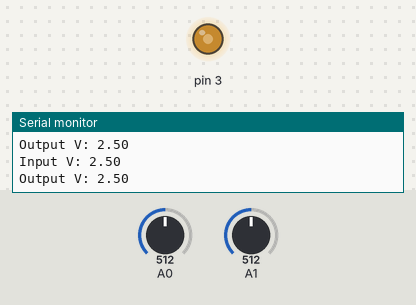
Bench run of a program on a simulated Arduino Uno, built with avr-gcc and run on an emulated ATmega328P. Parts: output pins drawn as LEDs (lit = HIGH), the last lines printed to the serial monitor. The test bench sets the inputs (shaded band); at power-on: A0 = 512, A1 = 512.

Above: at 1.2 s.
1.3 s: A0 set to 716
At 2.1 s:
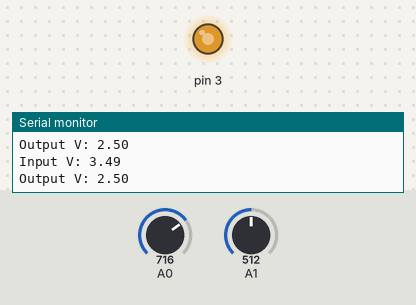
2.8 s: A0 set to 900
At 3.3 s:
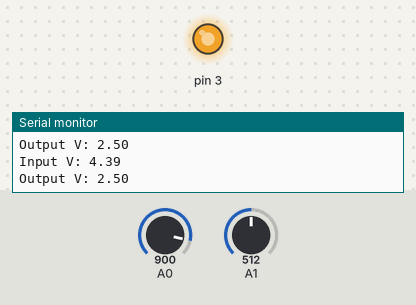
4.3 s: A0 set to 122
At 5.5 s:
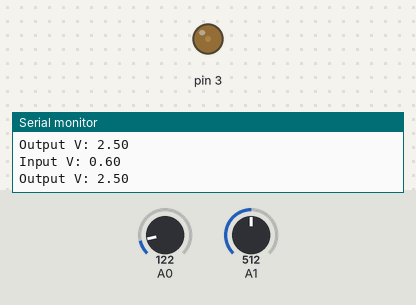
5.8 s: A0 set to 0
At 6.8 s:
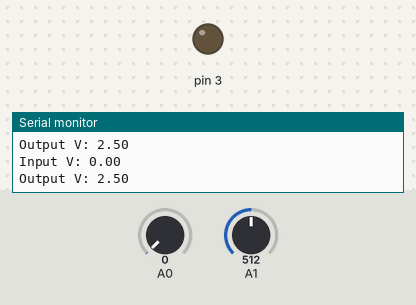
7.3 s: A0 set to 511
At 7.9 s:
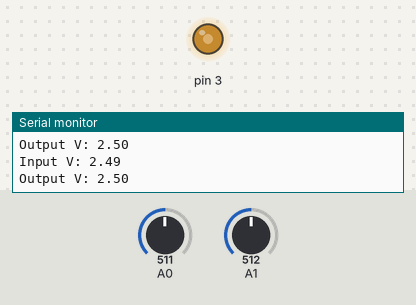
Timing chart, 0 to 9.8 s (numbered marks = the images above; inputs shaded):
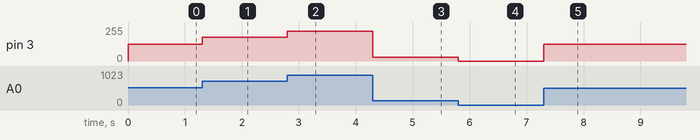

The program:

main.cpp
```cpp
#include "Arduino.h"
#include "BasicClassUtils/TimingControl/Timer.h"
Timer timer;

void setup(){
    Serial.begin(9600);
    pinMode(A0,INPUT);
    pinMode(A1,INPUT);
    pinMode(3,OUTPUT);
}

void loop(){
    if(timer.CheckTimer(500)){
    Serial.print("Input V: ");
    Serial.println(analogRead(A0)/205.0);

    Serial.print("Output V: ");
    Serial.println(analogRead(A1)/205.0);
    }
    analogWrite(3,map(analogRead(A0), 0, 1023, 0, 255));
}
```

Button.cpp
```cpp
#include"Button.h"
#include"Arduino.h"
Button::Button(byte pin, unsigned long debounceDelay){
    _pin = pin;
    _debounceDelay = debounceDelay;
}

void Button::setupButton(){
    pinMode(_pin,INPUT);
}

byte Button::read(){
    int state = digitalRead(_pin);

    if(state != _prevState){ _debounceTime = millis();}

    if(millis() - _debounceTime >= _debounceDelay){

        if(state != _buttonState){
            _buttonState = state;
            if(_buttonState == HIGH){return HIGH;}
        }
    }
    _prevState = state;
    return LOW;
}
```

Button.h
```cpp
#ifndef Button_h
#define Button_h
#include "Arduino.h"
class Button{
    public:
    Button(byte pin, unsigned long debounceTime);
    byte read();
    void setupButton();
    private:
    byte _pin;
    unsigned long _debounceDelay;
    unsigned long _debounceTime;
    int _buttonState;
    int _prevState;
};
#endif
```

Led.cpp
```cpp
#include "Led.h"
#include "Arduino.h"

Led::Led(byte pin) {
    _pin = pin;
}

void Led::setup(){
    pinMode(_pin,OUTPUT);
    off();
}

void Led::on(){
    digitalWrite(_pin,HIGH);
}

void Led::off(){
    digitalWrite(_pin,LOW);
}

void Led::toggle(){
    digitalWrite(_pin,!digitalRead(_pin));
}
```

Led.h
```cpp
#ifndef Led_h
#define Led_h
#include "Arduino.h"
class Led{
    public:
    Led(byte pin);
    void setup();
    void on();
    void off();
    void toggle();
    private:
    byte _pin;
};
#endif
```

RGBLed.cpp
```cpp
#include "RGBLed.h"
#include "Arduino.h"

RGBLed::RGBLed(byte R, byte G, byte B) {
    _R = R;
    _G = G;
    _B = B;
}

void RGBLed::setup(){
    pinMode(_R,OUTPUT);
    pinMode(_G,OUTPUT);
    pinMode(_B,OUTPUT);
    off();
}

void RGBLed::rgb(int R, int G, int B){
    analogWrite(_R,R);
    analogWrite(_G,G);
    analogWrite(_B,B);
}

void RGBLed::white(){
    digitalWrite(_R,HIGH);
    digitalWrite(_G,HIGH);
    digitalWrite(_B,HIGH);
}

void RGBLed::red(){
    off();
    digitalWrite(_R,HIGH);
}

void RGBLed::green(){
    off();
    digitalWrite(_G,HIGH);
}
void RGBLed::blue(){
    off();
    digitalWrite(_B,HIGH);
}
void RGBLed::cyan(){
    off();
    digitalWrite(_B,HIGH);
    digitalWrite(_G,HIGH);
}
void RGBLed::yellow(){
    off();
    digitalWrite(_R,HIGH);
    digitalWrite(_G,HIGH);
}
void RGBLed::purple(){
    off();
    digitalWrite(_B,HIGH);
    digitalWrite(_R,HIGH);
}

void RGBLed::off(){
    digitalWrite(_R,LOW);
    digitalWrite(_G,LOW);
    digitalWrite(_B,LOW);
}

// void RGBLed::toggle(int r, int g, int b){
//     digitalWrite(pin,!digitalRead(pin));
// }
```

RGBLed.h
```cpp
#ifndef RGBLed_h
#define RGBLed_h
#include "Arduino.h"
class RGBLed{
    public:
    RGBLed(byte R,byte G, byte B);
    void setup();
    void rgb(int R, int G, int B);
    void white();
    void red();
    void green();
    void blue();
    void cyan();
    void yellow();
    void purple();
    void off();
    void toggle(int R,int G,int B);
    private:
    byte _R;
    byte _G;
    byte _B;
};
#endif
```

Timer.cpp
```cpp
#include "Timer.h"
#include "Arduino.h"
Timer::Timer() {

}

bool Timer::CheckTimer(int delay){
    currentTime = millis();
    if(currentTime - timer >= delay){
    timer = millis();
    return true;
    }
return false;
}
bool Timer::Delay(int delay){
    currentTime = millis();
    if(timer == 0){
        timer = currentTime;
    }
    if(currentTime - timer >= delay ){
        timer = 0;
        return true;
    }
    return false;
}

void Timer::ResetDelay(){
    timer = 0;
}

void Timer::ResetTimer(){
    timer = millis();
}
```

Timer.h
```cpp
#ifndef Timer_h
#define Timer_h
#include "Arduino.h"
class Timer{
    public:
    Timer();
    void init();
    bool CheckTimer(int delay);
    void ResetTimer();
    bool Delay(int delay);
    void ResetDelay();
    private:
    long timer = 0;
    unsigned long currentTime = 0;
    int _delay;
};
#endif
```

main_copy.cpp
```cpp
// #include <Arduino.h>
// #include <BasicClassUtils/LedControl/Led.h>
// #include <BasicClassUtils/RGBLed/RGBLed.h>

// Led led1(2);
// Led led2(4);
// Led led3(7);
// RGBLed rgbLed(3,5,6);

// String inputString = "";
// bool commandComplete = false;
// String commandString = "";
// String commandToken = "";
// String paramToken = "";


// void serialEvent(){//get the serial input and converts to usable command string
//     while(Serial.available()){
//         char inChar = (char)Serial.read();
//         inputString += inChar;
//         if (inChar == '%'){
//             commandComplete = true;
//         }
//     }
//     if(sizeof(inputString)>0)
//     {
//         if(!inputString.startsWith("#")){
//             commandComplete = false;//cancel command if it doens's start with #
//             inputString = "";
//         }
//         // Serial.print("commandComplete:");
//         // Serial.println(commandComplete);
//         // Serial.print("inputString:");
//         // Serial.println(inputString);
//         commandString = inputString.substring(1,inputString.length()-1);  //removes # and %
//         // Serial.print("commandString:");
//         // Serial.println(commandString);
//     }
// }

// void setup(){
//     Serial.begin(9600);
//     led1.setup();
//     led2.setup();
//     led3.setup();
//     rgbLed.setup();
// }

// void loop(){
//     if(commandComplete){//if there is a complete command execute the code
//         commandComplete = false;
//         int commandIndex = commandString.indexOf(":");
//         commandToken = commandString.substring(0,commandIndex);
//         paramToken = commandString.substring(commandIndex+1);
//         // Serial.print("commandToken:");
//         // Serial.println(commandToken);
//         // Serial.print("ParamToken:");
//         // Serial.println(paramToken);
//         if(commandToken == "SET_LED_1"){//"SET_LED_1:ON/OFF"
//             if(paramToken == "ON"){
//                 led1.on();
//                 Serial.println("Led 1 on");
//                 inputString = "";//reset inputstring
//             }
//             else if(paramToken == "OFF"){
//                 led1.off();
//                 Serial.println("Led 1 off");
//                 inputString = "";//reset inputstring
//             }
//         }
//         else if(commandToken == "SET_LED_2"){//"SET_LED_2:ON/OFF"
//             if(paramToken == "ON"){
//                 led2.on();
//                 Serial.println("Led 2 on");
//                 inputString = "";//reset inputstring
//             }
//             else if(paramToken == "OFF"){
//                 led2.off();
//                 Serial.println("Led 2 off");
//                 inputString = "";//reset inputstring
//             }
//         }
//         else if(commandToken == "SET_LED_3"){//"SET_LED_3:ON/OFF"
//             if(paramToken == "ON"){
//                 led3.on();
//                 Serial.println("Led 3 on");
//                 inputString = "";//reset inputstring
//             }
//             else if(paramToken == "OFF"){
//                 led3.off();
//                 Serial.println("Led 3 off");
//                 inputString = "";//reset inputstring
//             }
//         }
//         else if(commandToken == "SET_RGB_LED"){//"SET_RGB_LED:OFF/RGB:{R},{G},{B}"

//             if(paramToken == "OFF"){
//                 rgbLed.off();
//                 Serial.println("RGBLed 3 off");
//                 inputString = "";//reset inputstring
//             }
//             int paramIndex = commandString.lastIndexOf(":");
//             paramToken = commandString.substring(commandIndex+1,paramIndex);
//             if(paramToken == "RGB"){
//                 int firstIndex = commandString.indexOf(",");
//                 int R = commandString.substring(paramIndex+1,firstIndex).toInt();
//                 int secondIndex = commandString.lastIndexOf(",");
//                 int G = commandString.substring(firstIndex+1,secondIndex).toInt();
//                 int B = commandString.substring(secondIndex+1).toInt();
//                 // Serial.println(R);
//                 // Serial.println(G);
//                 // Serial.println(B);
//                 rgbLed.rgb(R,G,B);
//                 Serial.println("RGB Colour Updated");
//                 inputString = "";//reset inputstring
//             }
//         }
//         else Serial.println("#Unkown_command_received%");
//     }
// }
```

Measured:
- after the input at 1.3 s, pin 3: 127/255 → 178/255 at once
- after the input at 2.8 s, pin 3: 178/255 → 224/255 at once
- after the input at 4.3 s, pin 3: 224/255 → 30/255 at once
- after the input at 5.8 s, pin 3: 30/255 → 0/255 at once
- after the input at 7.3 s, pin 3: 0/255 → 127/255 at once
